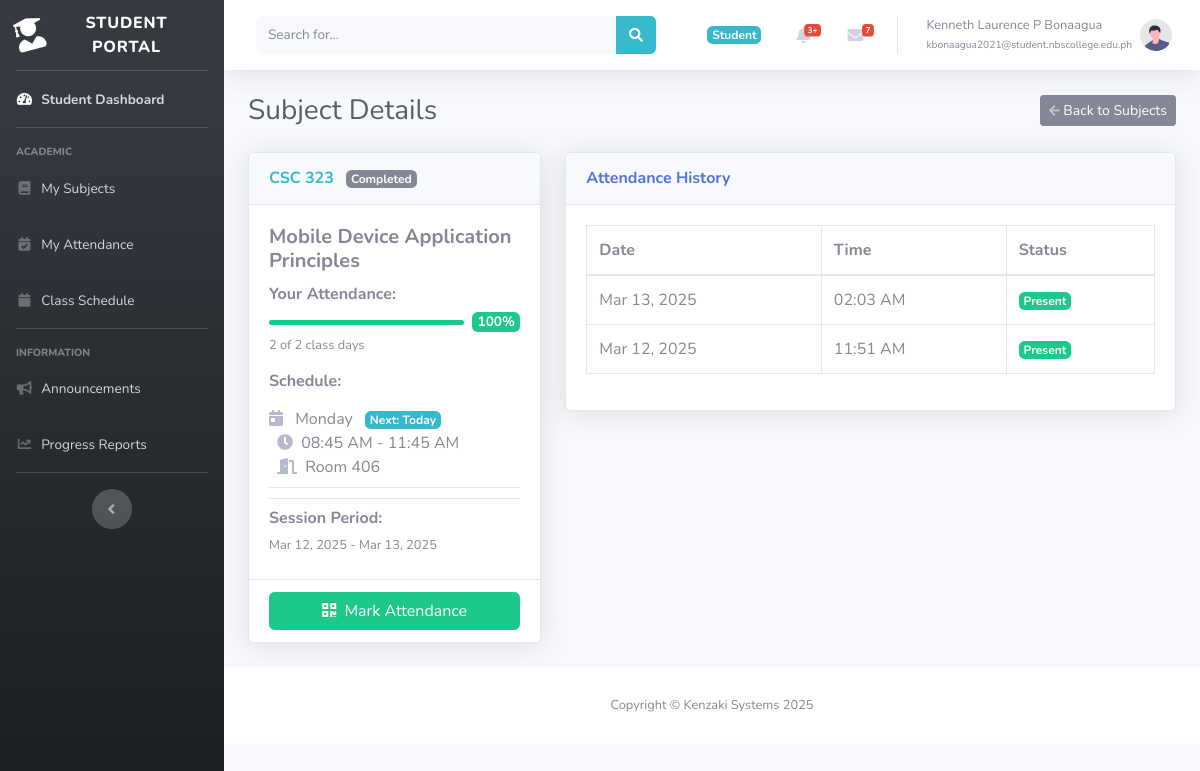
The app's page /student_view_subject.php?id=21 (signed in) with its own data.
### tables this page shows
CREATE TABLE `subjects` (
  `id` int(11) NOT NULL,
  `code` varchar(225) DEFAULT NULL,
  `name` varchar(225) DEFAULT NULL,
  `faculty_id` int(11) DEFAULT NULL,
  `status` int(11) DEFAULT NULL,
  `joincode` varchar(225) DEFAULT NULL
);

CREATE TABLE `attendances` (
  `id` int(11) NOT NULL,
  `user_id` int(11) DEFAULT NULL,
  `subject_id` int(11) DEFAULT NULL,
  `time_in` timestamp NULL DEFAULT NULL
);

### student_view_subject.php (the view, shortened to what this page needs)
<?php
require_once 'db.php';
$subject_id = $_GET['id'];
$student_id = $_SESSION['user_id'];
$query = "SELECT s.*, sch.day, sch.start_time, sch.end_time, sch.room,
          u.firstname, u.middle_init, u.lastname,
          (SELECT MIN(DATE(time_in)) FROM attendances WHERE subject_id = s.id) as first_attendance,
          (SELECT MAX(DATE(time_in)) FROM attendances WHERE subject_id = s.id) as last_attendance,
          (SELECT COUNT(*) FROM attendances WHERE subject_id = s.id AND user_id = ?) as user_attendance_count,
          (SELECT COUNT(DISTINCT DATE(time_in)) FROM attendances WHERE subject_id = s.id) as total_class_days
          FROM subjects s
          LEFT JOIN schedules sch ON s.id = sch.subject_id
          LEFT JOIN users u ON s.faculty_id = u.id
          WHERE s.id = ? AND s.status = 1";
$stmt = $conn->prepare($query);
$stmt->bind_param("ii", $student_id, $subject_id);
$stmt->execute();
$result = $stmt->get_result();
$subject = $result->fetch_assoc();
$attendance_query = "SELECT a.*,
                    DATE_FORMAT(FROM_UNIXTIME(a.time_in), '%M %d, %Y %h:%i %p') as formatted_time
                    FROM attendances a
                    WHERE a.user_id = ? AND a.subject_id = ?
                    ORDER BY a.time_in DESC";
$stmt_attendance = $conn->prepare($attendance_query);
$stmt_attendance->bind_param("ii", $student_id, $subject_id);
$stmt_attendance->execute();
$attendance_result = $stmt_attendance->get_result();
$attendance_percentage = ($subject['total_class_days'] > 0) ? number_format(($subject['user_attendance_count'] / $subject['total_class_days']) * 100, 1) : 0;
$sessionStatus = "Not started";
$sessionStatusColor = "secondary";
if ($subject['first_attendance']) {
    $today = new DateTime();
    $startDate = new DateTime($subject['first_attendance']);
    $endDate = $subject['last_attendance'] ? new DateTime($subject['last_attendance']) : $today;
    if ($today < $startDate) {
        $sessionStatus = "Starting soon";
        $sessionStatusColor = "info";
    } elseif ($today > $endDate) {
        $sessionStatus = "Completed";
        $sessionStatusColor = "secondary";
    } else {
        $sessionStatus = "Ongoing";
        $sessionStatusColor = "success";
    }
}
$nextClass = null;
if ($subject['day']) {
    $days = ['Sunday', 'Monday', 'Tuesday', 'Wednesday', 'Thursday', 'Friday', 'Saturday'];
    $today = date('w');
    $scheduleDay = array_search($subject['day'], $days);
    if ($scheduleDay !== false) {
        $daysUntil = ($scheduleDay - $today + 7) % 7;
        $daysUntil = $daysUntil === 0 && date('H:i:s') > $subject['start_time'] ? 7 : $daysUntil;
        $nextClass = $daysUntil === 0 ? 'Today' : ($daysUntil === 1 ? 'Tomorrow' : $days[$scheduleDay]);
    }
}
include 'includes/header.php';
?>
<div class="container-fluid">
    <div class="d-sm-flex align-items-center justify-content-between mb-4">
        <h1 class="h3 mb-0 text-gray-800">Subject Details</h1>
        <a href="student_subjects.php" class="btn btn-secondary btn-sm">
            <i class="fas fa-arrow-left fa-sm text-white-50"></i> Back to Subjects
        </a>
    </div>
    <div class="row">
        <div class="col-xl-4 col-lg-5">
            <div class="card shadow mb-4">
                <div class="card-header py-3 d-flex flex-row align-items-center justify-content-between">
                    <h6 class="m-0 font-weight-bold text-info">
                        <?php echo htmlspecialchars($subject['code']); ?>
                        <span class="badge badge-<?php echo $sessionStatusColor; ?> ml-2"><?php echo $sessionStatus; ?></span>
                    </h6>
                </div>
                <div class="card-body">
                    <h5 class="card-title font-weight-bold"><?php echo htmlspecialchars($subject['name']); ?></h5>
                    <div class="mb-3 mt-2">
                        <h6 class="font-weight-bold text-sm">Your Attendance:</h6>
                        <?php
                            $attendanceColor = "success";
                        ?>
                        <div class="d-flex align-items-center">
                            <div class="progress progress-slim flex-grow-1 mr-2">
                                <div class="progress-bar bg-<?php echo $attendanceColor; ?>" role="progressbar"
                                     style="width: <?php echo round($attendance_percentage); ?>%"
                                     aria-valuenow="<?php echo round($attendance_percentage); ?>" aria-valuemin="0" aria-valuemax="100"></div>
                            </div>
                            <span class="attendance-badge badge badge-<?php echo $attendanceColor; ?>">
                                <?php echo round($attendance_percentage); ?>%
                            </span>
                        </div>
                        <div class="small text-muted mt-1">
                            <?php echo $subject['user_attendance_count'] . ' of ' . $subject['total_class_days'] . ' class days'; ?>
                        </div>
                    </div>
                    <?php if ($subject['day']): ?>
                    <div class="mt-3">
                        <h6 class="font-weight-bold">Schedule:</h6>
                        <ul class="list-group list-group-flush">
                            <li class="list-group-item py-2 px-0 border-top-0 border-bottom">
                                <i class="fas fa-calendar-day mr-2 text-gray-500"></i>
                                <?php echo htmlspecialchars($subject['day']); ?>
                                <?php if ($nextClass): ?>
                                <span class="badge badge-info ml-2">Next: <?php echo $nextClass; ?></span>
                                <?php endif; ?>
                                <br>
                                <i class="fas fa-clock ml-2 mr-1 text-gray-500"></i>
                                <?php echo date("h:i A", strtotime($subject['start_time'])) . ' - ' .
                                         date("h:i A", strtotime($subject['end_time'])); ?>
                                <br>
                                <i class="fas fa-door-open ml-2 mr-1 text-gray-500"></i>
                                Room <?php echo htmlspecialchars($subject['room']); ?>
                            </li>
                        </ul>
                    </div>
                    <?php else: ?>
                    <div class="alert alert-warning mt-3">
                        <i class="fas fa-exclamation-triangle mr-2"></i> No schedule set
                    </div>
                    <?php endif; ?>
                    <?php if ($subject['first_attendance']): ?>
                    <div class="session-dates">
                        <h6 class="font-weight-bold">Session Period:</h6>
                        <div class="d-flex justify-content-between align-items-center mb-1">
                            <div class="small text-muted">
                                <?php echo date('M d, Y', strtotime($subject['first_attendance'])); ?> -
                                <?php echo $subject['last_attendance'] ? date('M d, Y', strtotime($subject['last_attendance'])) : 'Ongoing'; ?>
                            </div>
                        </div>
                    </div>
                    <?php endif; ?>
                </div>
                <div class="card-footer bg-transparent">
                    <div class="row">
                        <div class="col-12">
                            <a href="add_attendance.php?subject_id=<?php echo $subject['id']; ?>" class="btn btn-success btn-block">
                                <i class="fas fa-qrcode mr-1"></i> Mark Attendance
                            </a>
                        </div>
                    </div>
                </div>
            </div>
        </div>
        <div class="col-xl-8 col-lg-7">
            <div class="card shadow mb-4">
                <div class="card-header py-3">
                    <h6 class="m-0 font-weight-bold text-primary">Attendance History</h6>
                </div>
                <div class="card-body">
                    <div class="table-responsive">
                        <table class="table table-bordered" id="attendanceTable" width="100%" cellspacing="0">
                            <thead>
                                <tr>
                                    <th>Date</th>
                                    <th>Time</th>
                                    <th>Status</th>
                                </tr>
                            </thead>
                            <tbody>
                                <?php while ($attendance = $attendance_result->fetch_assoc()): ?>
                                    <tr>
                                        <td><?php echo date('M d, Y', strtotime($attendance['time_in'])); ?></td>
                                        <td><?php echo date('h:i A', strtotime($attendance['time_in'])); ?></td>
                                        <td>
                                            <span class="badge badge-success">Present</span>
                                        </td>
                                    </tr>
                                <?php endwhile; ?>
                            </tbody>
                        </table>
                    </div>
                </div>
            </div>
        </div>
    </div>
</div>
<?php include 'includes/footer.php'; ?>

### student_view_subject.php (style rules this page uses)
.progress-slim { height: 5px; }
.session-dates { border-top: 1px solid rgba(0,0,0,0.1); padding-top: 10px; margin-top: 10px; }
.attendance-badge { font-size: 85%; }

### records on screen
subjects: code "CSC 323", name "Mobile Device Application Principles"
attendances: time_in "Mar 13, 2025", time_in "02:03 AM"
attendances: time_in "Mar 12, 2025", time_in "11:51 AM"

### other values on screen
$_SESSION['usertype'] "Student"
$_SESSION['firstname'] "Kenneth Laurence"
$_SESSION['middle_init'] "P"
$_SESSION['lastname'] "Bonaagua"
$_SESSION['email'] "kbonaagua2021@student.nbscollege.edu.ph"
$sessionStatus "Completed"
$attendance_percentage "100"
$subject['user_attendance_count'] "2"
$subject['total_class_days'] "2"
$subject['day'] "Monday"
$nextClass "Today"
date("h:i A", strtotime($subject['start_time'])) "08:45 AM"
date("h:i A", strtotime($subject['end_time'])) "11:45 AM"
$subject['room'] "406"
date('M d, Y', strtotime($subject['first_attendance'])) "Mar 12, 2025"
